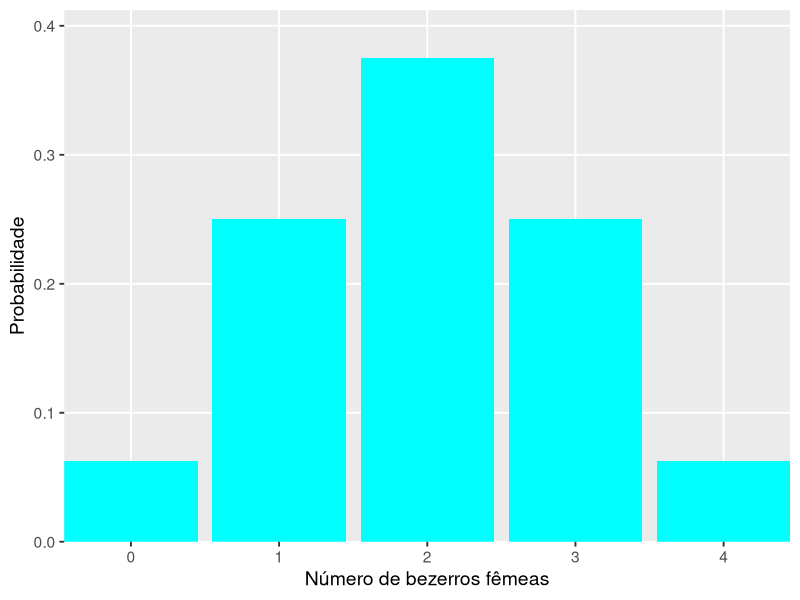
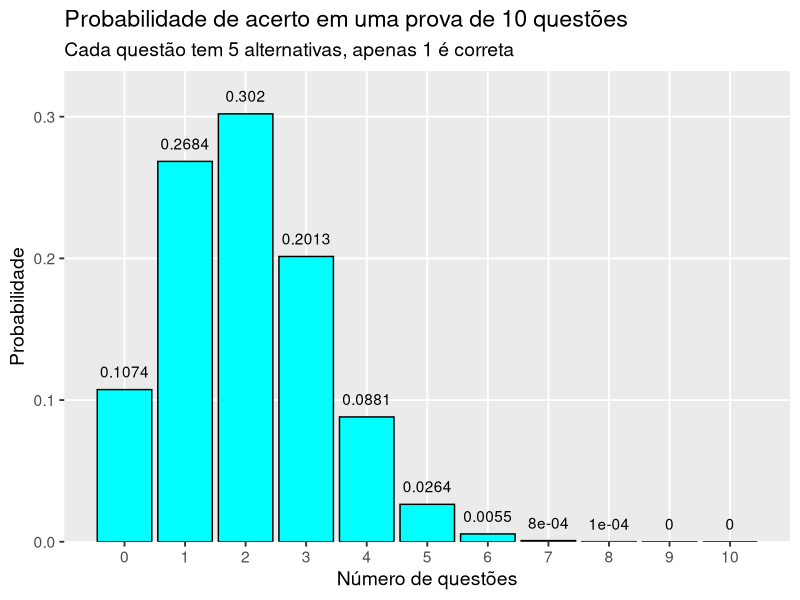
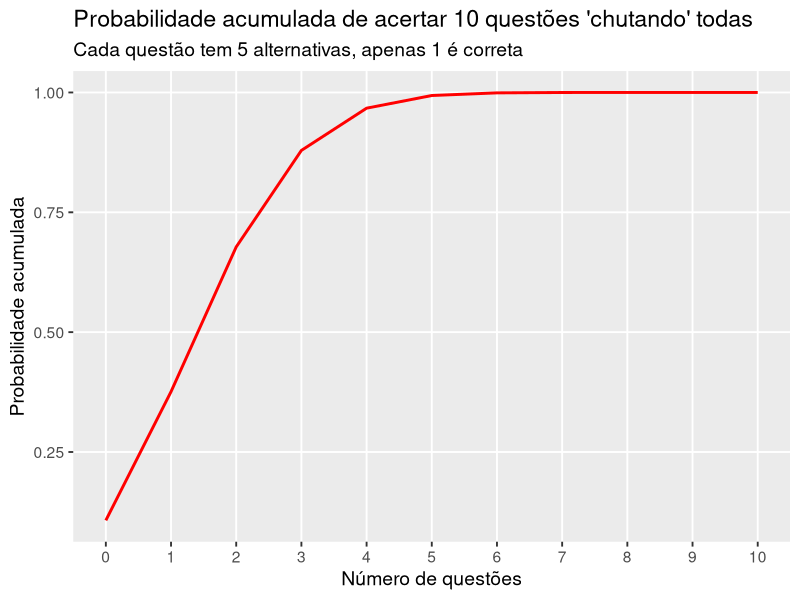
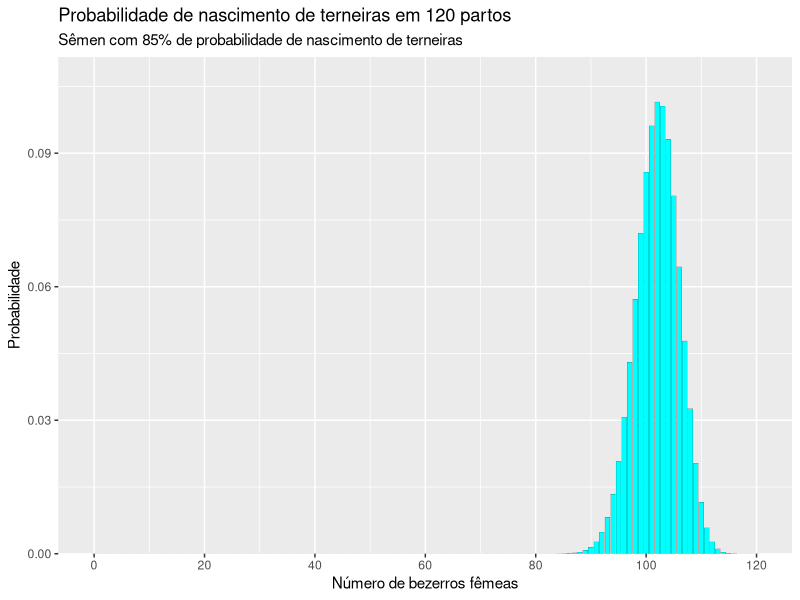
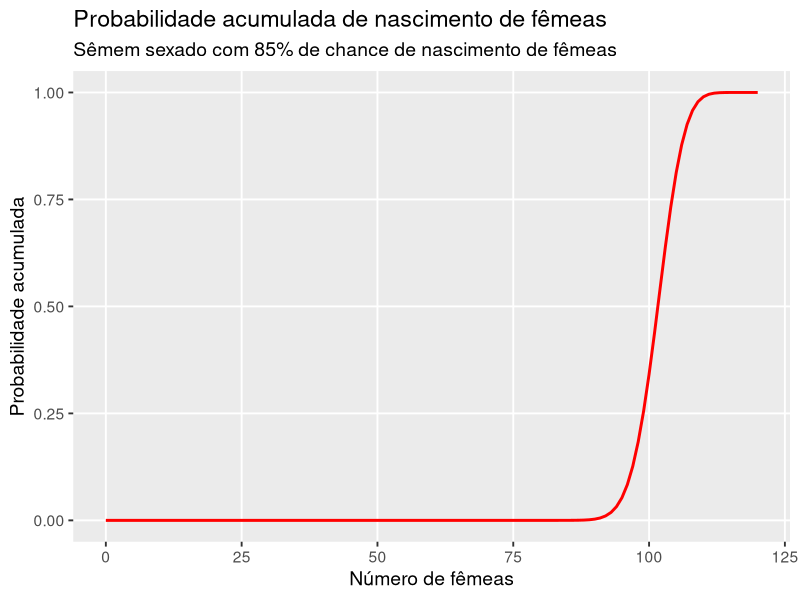

Reproduce these figures in R, in order.
## ---- chunk 1
library(DiagrammeR)
mermaid("
   graph TB
    Start -->|0,5|A(1)
    Start -->|0,5|B(0)
")

## ---- chunk 2
args(dbinom)
## ---- chunk 3
library(tibble)
data.frame(nbez = 0:2,
           prob = dbinom(0:2, size = 2, prob = 0.5))
## ---- chunk 4

mermaid("
   graph TB
    Start --> |0,5|A(1)
    Start --> |0,5|B(0)
    A --> |0,5|C(1)
    A --> |0,5|D(0)
    B --> |0,5|E(1)
    B --> |0,5|F(0)
    C --> |0,5|G(1)
    C --> |0,5|H(0)
    D --> |0,5|I(1)
    D --> |0,5|J(0)
    E --> |0,5|K(1)
    E --> |0,5|L(0)
    F --> |0,5|M(1)
    F --> |0,5|N(0)
    G --> O(111 = ppp)
    H --> P(110 = ppq)
    I --> Q(101 = pqp)
    J --> R(100 = pqq)
    K --> S(011 = qpp)
    L --> T(010 = qpq)
    M --> U(001 = qqp)
    N --> V(000 = qqq)
")
## ---- chunk 5
data.frame(n_femeas = 0:3,
           prob = dbinom(0:3, size = 3, prob = 0.5))
## ---- chunk 6
#| out-width: "100%"
library(tibble)
bezerros <- 
  tibble(nbez = 0:4,
         prob = dbinom(x = 0:4, size = 4, prob = 0.5),
         prob_ac = cumsum(prob),
         prob_ac_inv = rev(prob_ac))
bezerros

# Gráfico da distribuição
library(tidyverse)
ggplot(bezerros, aes(nbez, prob))+
  geom_bar(stat = "identity",
           col = "black",
           size = 0,
           fill = "cyan")+
  labs(x = "Número de bezerros fêmeas",
       y = "Probabilidade")+
  scale_y_continuous(expand = expansion(mult = c(0, 0.1))) +
  scale_x_continuous(expand = expansion(mult = c(0, 0))) +
  theme_grey(base_size = 14) +
  theme(panel.grid.minor = element_blank())

## ---- chunk 7
dbinom(x = 0, size = 10, prob = 0.2)
## ---- chunk 8
dbinom(x = 0:3, size = 10, prob = 0.2) %>% sum()
## ---- chunk 9
dbinom(x = 4:7, size = 10, prob = 0.2) %>% sum()
## ---- chunk 10
dbinom(x = 8:10, size = 10, prob = 0.2) %>% sum()
1 - dbinom(0:7, size = 10, prob = 0.2) |> sum()
## ---- chunk 11

dbinom(x = 10, size = 10, prob = 0.2)

## ---- chunk 12
#| code-fold: true
#| code-summary: "Mostrar código"
prova <- 
  tibble(nques = 0:10,
         prob = dbinom(x = 0:10, size = 10, prob = 0.2),
         prob_ac = cumsum(prob))


ggplot(prova, aes(nques, prob, label = round(prob, 4)))+
  geom_bar(stat = "identity",
           col = "black",
           fill = "cyan")+
  scale_x_continuous(breaks = c(0:10))+
  labs(x = "Número de questões",
       y = "Probabilidade")+
  ggtitle(label = "Probabilidade de acerto em uma prova de 10 questões",
          subtitle = "Cada questão tem 5 alternativas, apenas 1 é correta")+
  scale_y_continuous(expand = expansion(mult = c(0, 0.1)))+
  geom_text(vjust = -1) +
  theme_grey(base_size = 14) +
  theme(panel.grid.minor = element_blank())

# distribuição acumulada

ggplot(prova, aes(nques, prob_ac))+
  geom_path(color = "red", size = 1)+
  labs(x = "Número de questões",
       y = "Probabilidade acumulada")+
  ggtitle(label = "Probabilidade acumulada de acertar 10 questões 'chutando' todas",
          subtitle = "Cada questão tem 5 alternativas, apenas 1 é correta")+
  scale_x_continuous(breaks = c(0:10)) +
  theme_grey(base_size = 14) +
  theme(panel.grid.minor = element_blank())

## ---- chunk 13
dbinom(0:17, size = 20, prob = 0.92) |> sum()

## ---- chunk 14
dbinom(x = 120, size = 120, prob = 0.85)
## ---- chunk 15
x <- 
  data.frame(nascimentos = 108:120) |> 
  mutate(prob = dbinom(nascimentos, size = 120, prob = 0.85),
         acum = cumsum(prob))
x
## ---- chunk 16
dbinom(x = 0:89, size = 120, prob = 0.85) |> sum()
# ou pbinom() que retorna a fdp acumulada
pbinom(q = 89, size = 120, prob = 0.85)
## ---- chunk 17
#| code-fold: true
#| code-summary: "Mostrar código"
#| out-width: "100%"
bezerros <- 
  tibble(nbez = 0:120,
         prob = dbinom(x = 0:120, size = 120, prob = 0.85),
         prob_ac = cumsum(prob))


# Gráfico da distribuição
ggplot(bezerros, aes(nbez, prob))+
  geom_bar(stat = "identity",
           col = "black",
           size = 0.05,
           fill = "cyan")+
  labs(x = "Número de bezerros fêmeas",
       y = "Probabilidade") +
  ggtitle(label = "Probabilidade de nascimento de terneiras em 120 partos",
          subtitle = "Sêmen com 85% de probabilidade de nascimento de terneiras")+
  scale_y_continuous(expand = expansion(mult = c(0, 0.1)))+
  scale_x_continuous(breaks = seq(0, 120, 20))


# distribuição acumulada

ggplot(bezerros, aes(nbez, prob_ac))+
  geom_path(color = "red", size = 1)+
  labs(x = "Número de fêmeas",
       y = "Probabilidade acumulada")+
  ggtitle(label = "Probabilidade acumulada de nascimento de fêmeas",
          subtitle = "Sêmem sexado com 85% de chance de nascimento de fêmeas")+
  # scale_x_continuous(breaks = c(0:10)) +
  theme_grey(base_size = 14) +
  theme(panel.grid.minor = element_blank())
